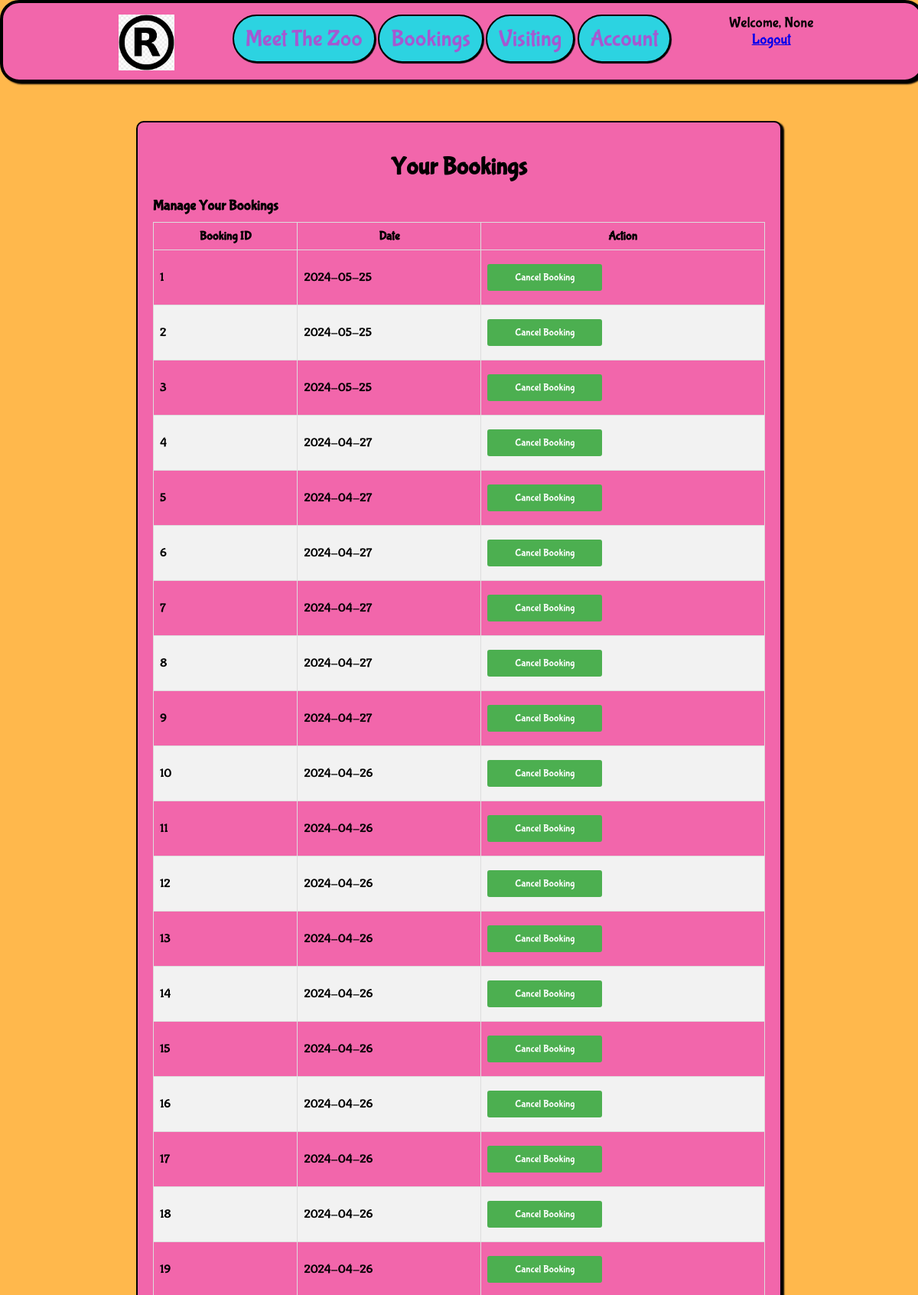
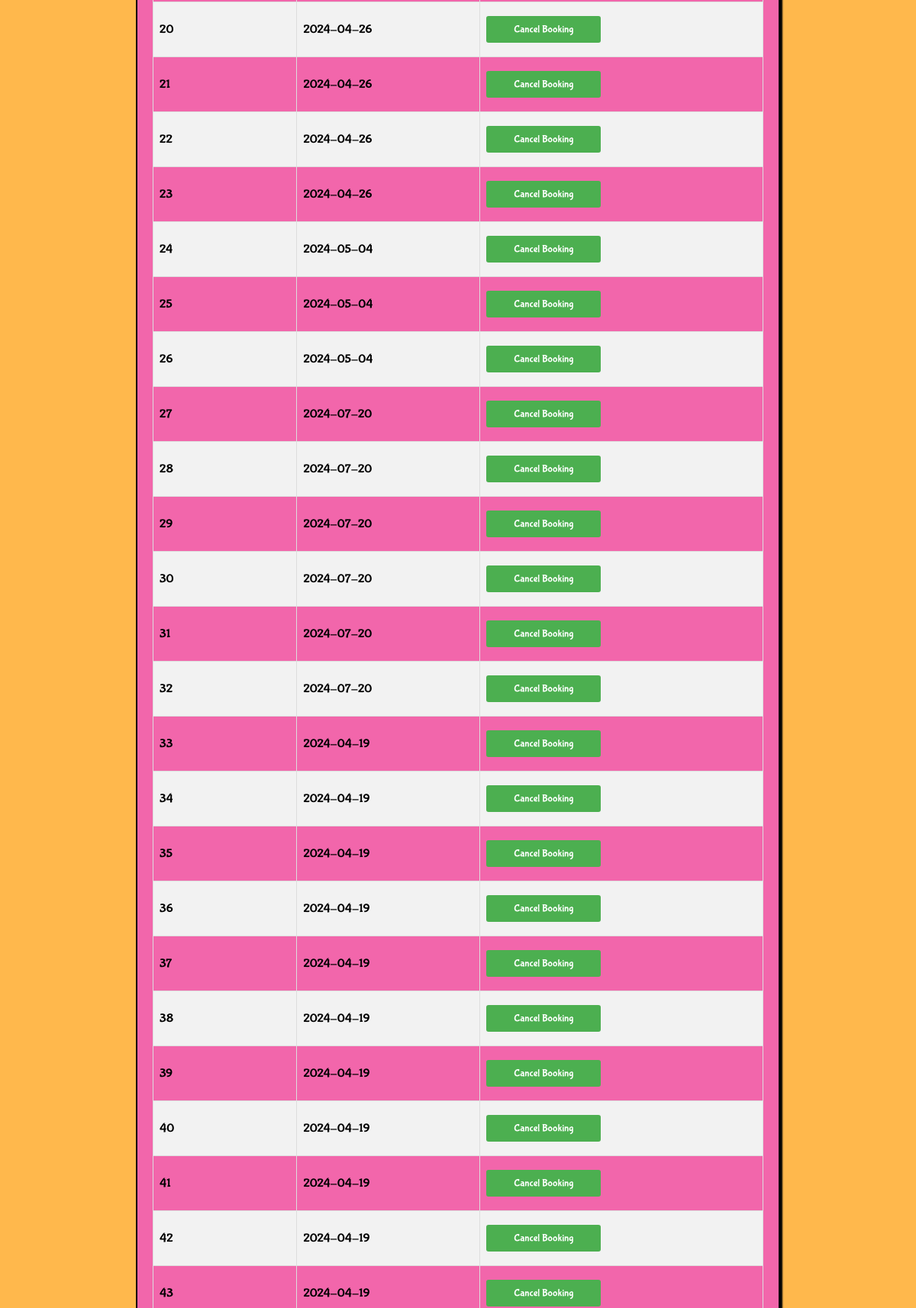
Page /manage_bookings (signed in, upper part) on the committed database (2 pictures, top to bottom).
### tables this page shows
CREATE TABLE zoobookings (
        bookingID INTEGER PRIMARY KEY AUTOINCREMENT,
        userID INTEGER NOT NULL,
        dateID INTEGER NOT NULL,
        FOREIGN KEY (userID) REFERENCES users(id),   
        FOREIGN KEY (dateID) REFERENCES availablezoo(Date) 
        CONSTRAINT fk_user_exists FOREIGN KEY (userID) REFERENCES users(id) ON DELETE CASCADE  
    );

### app.py (the view, shortened to what this page needs)
@app.route('/manage_bookings', methods=['GET', 'POST'])
@login_required
def manage_bookings():
    if request.method == 'GET':
        conn = sqlite3.connect("zoo.db")
        cur = conn.cursor() #Standard db stuff to connect to zoo db
        cur.execute("SELECT * FROM zoobookings WHERE userID = ?", (current_user.id,)) # userID = current user id from class
        bookings = cur.fetchall() # bookings varialbe = everything retrieved
        conn.close()
        return render_template('manage_bookings.html', bookings=bookings) # returns bookings to html

### app.py (called while the page is built)
@login_manager.user_loader
def load_user(id):
    conn = sqlite3.connect('zoo.db')
    curs = conn.cursor()
    curs.execute("SELECT * from users where id=(?)",[id]) #Connects to database corresnponding to userID
    liUser = curs.fetchone()
    if liUser is None:
        return None  #returns none if no user exists
    else:
        return User(int(liUser[0]), liUser[1], liUser[2], liUser[3], liUser[4], liUser[5], liUser[6])

### templates/manage_bookings.html (shortened to what this page needs)
{% extends "base.html" %}
{% block content %}
<div class="container-left">
    <h1>Your Bookings</h1>
    <div class="bookings">
        <h3>Manage Your Bookings</h3>
        {% if bookings %}
            <table>
                <thead>
                    <tr>
                        <th>Booking ID</th>
                        <th>Date</th>
                        <th>Action</th>
                    </tr>
                </thead>
                <tbody>
                    {% for booking in bookings %}
                        <tr>
                            <td>{{ booking[0] }}</td>
                            <td>{{ booking[2] }}</td>
                            <td>
                                <form action="/manage_bookings" method="POST">
                                    <button type="submit" class="button red">Cancel Booking</button>
                                </form>
                            </td>
                        </tr>
                    {% endfor %}
                </tbody>
            </table>
        {% else %}
            <p>You don't have any bookings yet</p>
        {% endif %}
    </div>
</div>
{% endblock %}

### static/styles/one.css (style rules this page uses)
body { margin:0px; background-color: #FFB84C; font-family: system-ui, -apple-system, BlinkMacSystemFont, 'Segoe UI', Roboto, Oxygen, Ubuntu, Cantarell, 'Open Sans', 'Helvetica Neue', sans-serif; }

### templates/manage_bookings.html (style rules this page uses)
body { font-family: DK Brush; background-color: #FFB84C; margin: 0; padding: 0; }
h1 { text-align: center; margin-top: 20px; font-family: DK Brush; }
.container-left { max-width: 800px; margin: 50px auto; background: #fff; padding: 20px; border-radius: 5px; box-shadow: 0px 0px 10px 0px rgba(0, 0, 0, 0.1); font-family: DK Brush; border: 2px solid black; border-radius: 10px; background-color: #f266ab; box-shadow: 3px 2px 2px black; padding-bottom: 135px; }
table { width: 100%; border-collapse: collapse; font-family: DK Brush; }
table td, table th { border: 1px solid #ddd; padding: 8px; }
table tr:nth-child(even) { background-color: #f2f2f2; }
.button { background-color: #4CAF50; color: white; padding: 10px 20px; border: none; border-radius: 3px; cursor: pointer; font-family: DK Brush; width: 150px; margin-top: 10px; margin-bottom: 10px; text-decoration: none; text-align: center; display: inline-block; }
.bookings { margin-top: 20px; font-family: DK Brush; }
.bookings h3 { margin-bottom: 10px; }

### rows in the picture
zoobookings: bookingID "1", dateID "2024-05-25"
zoobookings: bookingID "2", dateID "2024-05-25"
zoobookings: bookingID "3", dateID "2024-05-25"
zoobookings: bookingID "4", dateID "2024-04-27"
zoobookings: bookingID "5", dateID "2024-04-27"
zoobookings: bookingID "6", dateID "2024-04-27"
zoobookings: bookingID "7", dateID "2024-04-27"
zoobookings: bookingID "8", dateID "2024-04-27"
zoobookings: bookingID "9", dateID "2024-04-27"
zoobookings: bookingID "10", dateID "2024-04-26"
zoobookings: bookingID "11", dateID "2024-04-26"
zoobookings: bookingID "12", dateID "2024-04-26"
zoobookings: bookingID "13", dateID "2024-04-26"
zoobookings: bookingID "14", dateID "2024-04-26"
zoobookings: bookingID "15", dateID "2024-04-26"
zoobookings: bookingID "16", dateID "2024-04-26"
zoobookings: bookingID "17", dateID "2024-04-26"
zoobookings: bookingID "18", dateID "2024-04-26"
zoobookings: bookingID "19", dateID "2024-04-26"
zoobookings: bookingID "20", dateID "2024-04-26"
zoobookings: bookingID "21", dateID "2024-04-26"
zoobookings: bookingID "22", dateID "2024-04-26"
zoobookings: bookingID "23", dateID "2024-04-26"
zoobookings: bookingID "24", dateID "2024-05-04"
zoobookings: bookingID "25", dateID "2024-05-04"
zoobookings: bookingID "26", dateID "2024-05-04"
zoobookings: bookingID "27", dateID "2024-07-20"
zoobookings: bookingID "28", dateID "2024-07-20"
zoobookings: bookingID "29", dateID "2024-07-20"
zoobookings: bookingID "30", dateID "2024-07-20"
zoobookings: bookingID "31", dateID "2024-07-20"
zoobookings: bookingID "32", dateID "2024-07-20"
zoobookings: bookingID "33", dateID "2024-04-19"
zoobookings: bookingID "34", dateID "2024-04-19"
zoobookings: bookingID "35", dateID "2024-04-19"
zoobookings: bookingID "36", dateID "2024-04-19"
zoobookings: bookingID "37", dateID "2024-04-19"
zoobookings: bookingID "38", dateID "2024-04-19"
zoobookings: bookingID "39", dateID "2024-04-19"
zoobookings: bookingID "40", dateID "2024-04-19"
zoobookings: bookingID "41", dateID "2024-04-19"
zoobookings: bookingID "42", dateID "2024-04-19"
zoobookings: bookingID "43", dateID "2024-04-19"

### other values in the picture
{{ current_user.firstname }} "None"
